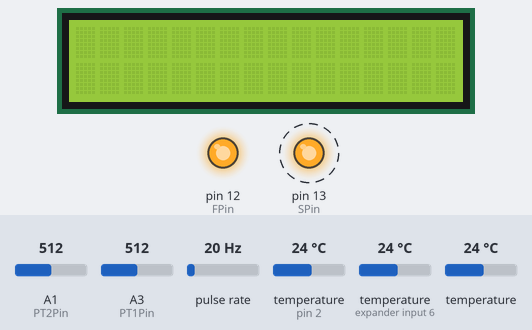
The sketch below on a simulated Arduino Uno, built with avr-gcc and run on an emulated ATmega328P. On the bench: 16×2 character LCD, output pins drawn as LEDs (lit = HIGH). Wiring (inferred from the names in the program): pulse sensor: data pin 3. Dashed ring = blinking. The inputs (shaded band) are chosen by the test bench; at power-on: A1 (PT2Pin) = 512, A3 (PT1Pin) = 512, pulse rate 20 Hz, temperature (sensors on pin 2, expander input 6) 24 °C, temperature 24 °C. What the sketch prints to the serial monitor is not drawn.

Above: at 0.43 s.
Timing chart, 0 to 3.3 s (numbered marks = the images above):
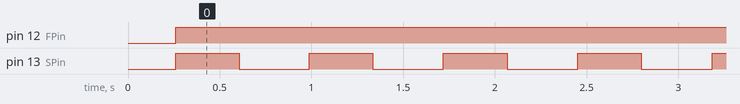

Measured:
- by itself, pin 12 (FPin): LOW → HIGH at 0.26 s
- by itself, pin 13 (SPin): alternates HIGH for 0.35 s and LOW for 0.38 s

The sketch:

rhs_firmware.ino
```cpp
#include <Wire.h>
#include <LiquidCrystal_I2C.h>
#include <OneWire.h>
#include <DallasTemperature.h>

// ============================================================
// PIN ASSIGNMENTS
// ============================================================
const int PT1Pin  = A3;       // Pressure sensor 1
const int PT2Pin  = A1;       // Pressure sensor 2
const int Tin     = 2;        // OneWire temperature bus
const int FlowPin = 3;        // Turbine flow sensor (interrupt 1)
const int FPin    = 12;       // Fan
const int SPin    = 13;       // Solenoid

// ============================================================
// PRESSURE SENSOR CONSTANTS
// ============================================================
const float SRMax          = 1024.0;
const float PT1_zero       = 197.0;   // Measured open-air ADC for PT1
const float PT2_zero       = 186.0;   // Measured open-air ADC for PT2
const float PT1_correction = +2.0;
const float PT2_correction = -1.0;
const int   PTMax          = 5;
const float mmHg           = 51.715;

// ============================================================
// FLOW SENSOR CONSTANTS — Gems FT-110 173940-C
// ============================================================
const float K_FACTOR            = 1000.0;  // pulses per litre
const float FLOW_MAX_ML_S       = 416.7;   // 25 LPM = 416.7 mL/s (sensor max)
const float FLOW_ZERO_THRESHOLD = 5.0;     // anything below this treated as zero

// ============================================================
// FLOW STATE
// ============================================================
volatile unsigned long pulseCount = 0;
float FR = 0.0;  // mL/s

// ============================================================
// GENERAL VARIABLES
// ============================================================
const int baudRate = 31250;

float PT1 = 0.0;
float PT2 = 0.0;
int   BPM = 80;
int   readDelay = 0;

float VT1 = 0.0;
float VT2 = 0.0;
float AT1 = 0.0;
unsigned long lastTempRead = 0;

// ============================================================
// SENSOR OBJECTS
// ============================================================
OneWire oneWire(Tin);
DallasTemperature sensors(&oneWire);
DeviceAddress sensor1, sensor2, sensor3;
LiquidCrystal_I2C lcd(0x3F, 16, 2);

// ============================================================
// INTERRUPT SERVICE ROUTINE
// ============================================================
void flowPulseISR() {
    pulseCount++;
}

// ============================================================
// FLOW RATE CALCULATION
// ============================================================
float calculateFlowRate(unsigned long windowMs) {
    static unsigned long lastCalcTime = 0;
    static float lastFR = 0.0;

    unsigned long now = millis();
    unsigned long interval = now - lastCalcTime;

    if (interval < windowMs) {
        return lastFR;
    }

    noInterrupts();
    unsigned long counts = pulseCount;
    pulseCount = 0;
    interrupts();

    lastCalcTime = now;

    if (counts == 0) {
        lastFR = 0.0;
        return 0.0;
    }

    float newFR = (counts * 1000000.0) / (K_FACTOR * (float)interval);

    if (newFR > FLOW_MAX_ML_S) {
        lastFR = 0.0;
        return 0.0;
    }

    if (newFR < FLOW_ZERO_THRESHOLD) {
        lastFR = 0.0;
        return 0.0;
    }

    lastFR = newFR;
    return newFR;
}

// ============================================================
// PRESSURE READ HELPER
// 8-sample average per channel, hardcoded per-channel zero,
// per-channel correction, clamp negatives to zero
// ============================================================
void readPressure() {
    float raw1 = 0, raw2 = 0;
    for (int i = 0; i < 8; i++) {
        raw1 += analogRead(PT1Pin);
        raw2 += analogRead(PT2Pin);
        delay(1);
    }
    raw1 /= 8.0;
    raw2 /= 8.0;

    PT1 = ((raw1 - PT1_zero) * PTMax) / (SRMax - PT1_zero) * mmHg + PT1_correction;
    PT2 = ((raw2 - PT2_zero) * PTMax) / (SRMax - PT2_zero) * mmHg + PT2_correction;

    if (PT1 < 0) PT1 = 0;
    if (PT2 < 0) PT2 = 0;
}

// ============================================================
// SERIAL PRINT HELPER
// ============================================================
void printSerial() {
    Serial.print(PT1);  Serial.print(" ");
    Serial.print(PT2);  Serial.print(" ");
    Serial.print(FR);   Serial.print(" ");
    Serial.print(BPM);  Serial.print(" ");
    Serial.print(VT1);  Serial.print(" ");
    Serial.print(VT2);  Serial.print(" ");
    Serial.print(AT1);  Serial.println();
}

// ============================================================
// SETUP
// ============================================================
void setup() {
    Serial.begin(baudRate);
    Wire.setClock(400000);

    lcd.init();
    lcd.clear();
    lcd.backlight();

    pinMode(SPin, OUTPUT);
    pinMode(FPin, OUTPUT);

    pinMode(FlowPin, INPUT_PULLUP);
    attachInterrupt(digitalPinToInterrupt(FlowPin), flowPulseISR, FALLING);

    sensors.begin();
    sensors.setWaitForConversion(false);
    if (!sensors.getAddress(sensor1, 0)) { Serial.println("Sensor 1 not found!"); }
    if (!sensors.getAddress(sensor2, 1)) { Serial.println("Sensor 2 not found!"); }
    if (!sensors.getAddress(sensor3, 2)) { Serial.println("Sensor 3 not found!"); }

    sensors.requestTemperatures();
    delay(100);
    VT1 = sensors.getTempC(sensor3);
    VT2 = sensors.getTempC(sensor2);
    AT1 = sensors.getTempC(sensor1);
    lastTempRead = millis();
}

// ============================================================
// MAIN LOOP
// ============================================================
void loop() {
    // Non-blocking temperature update every 500ms
    if (millis() - lastTempRead > 500) {
        sensors.requestTemperatures();
        VT1 = sensors.getTempC(sensor3);
        VT2 = sensors.getTempC(sensor2);
        AT1 = sensors.getTempC(sensor1);
        lastTempRead = millis();
    }

    unsigned long phaseDuration = (unsigned long)(abs(30000.0 / BPM));
    readDelay = (int)(phaseDuration * 0.1);

    // ── SOLENOID OPEN PHASE ──────────────────────────────────
    digitalWrite(FPin, HIGH);
    digitalWrite(SPin, HIGH);

    for (int readCount = 0; readCount < 10; readCount++) {
        unsigned long iterStart = millis();

        readPressure();
        FR = calculateFlowRate(150);
        printSerial();

        unsigned long iterElapsed = millis() - iterStart;
        int adjustedDelay = readDelay - (int)iterElapsed;
        if (readCount < 9 && adjustedDelay > 0) delay(adjustedDelay);
    }

    // ── SOLENOID CLOSED PHASE ────────────────────────────────
    digitalWrite(SPin, LOW);

    for (int readCount = 0; readCount < 10; readCount++) {
        unsigned long iterStart = millis();

        readPressure();
        FR = calculateFlowRate(150);
        printSerial();

        unsigned long iterElapsed = millis() - iterStart;
        int adjustedDelay = readDelay - (int)iterElapsed;
        if (readCount < 9 && adjustedDelay > 0) delay(adjustedDelay);
    }
}
```
